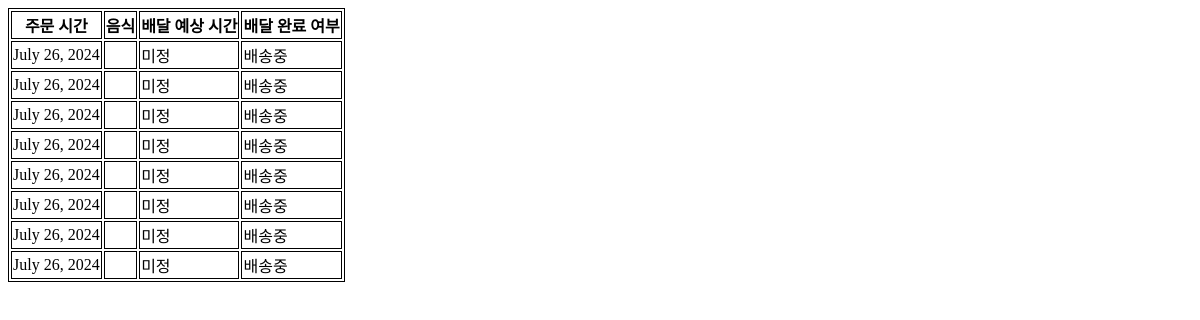
/order/order/, run on an earlier commit of the app's database.
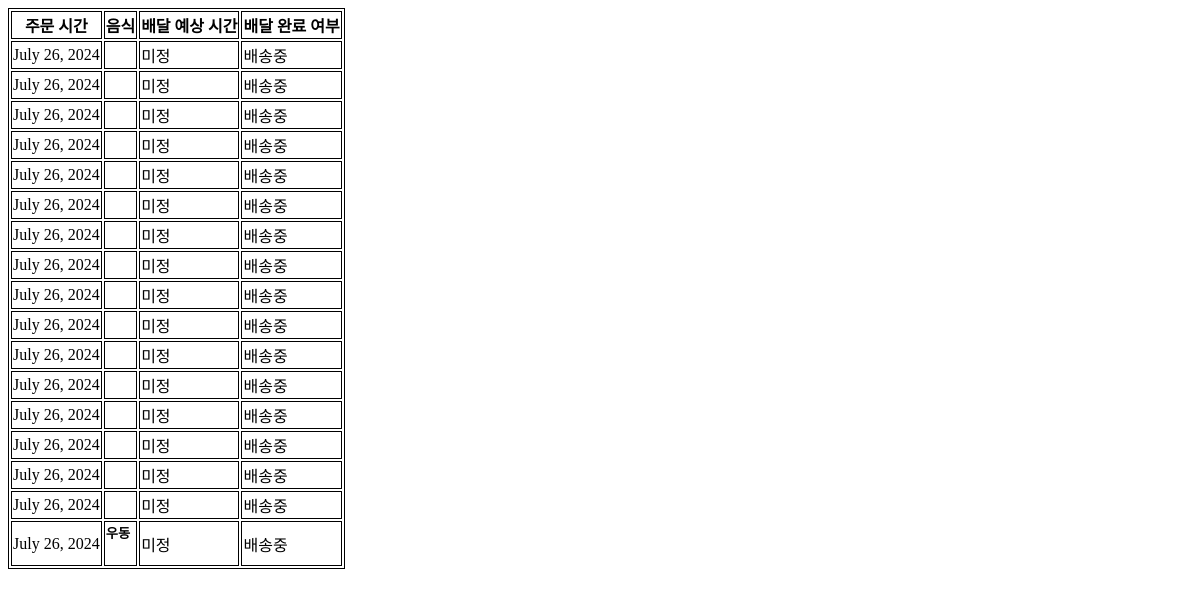
And on a later commit of the database.
### order/models.py (models this page shows)
class Order(models.Model):
    shop = models.ForeignKey(Shop, on_delete=models.CASCADE)
    order_date = models.DateField('date ordered')
    address = models.CharField(max_length=40)
    estimated_time = models.IntegerField(default=-1)
    deliver_finish = models.BooleanField(default=0)

class Orderfood(models.Model):
    order = models.ForeignKey(Order, on_delete=models.CASCADE)
    food_name = models.CharField(max_length=20)

### order/views.py (the view)
# urls.py: path('order/', include('order.urls')),
@csrf_exempt
def order(request):
    if request.method == 'POST':
        address = request.POST['address']
        shop = request.POST['shop']
        food_list = request.POST.getlist('menu')
        order_date = timezone.now()
        shop_item = Shop.objects.get(pk=int(shop))
        shop_item.order_set.create(address= address,order_date=order_date,shop=int(shop))
        order_item = Order.objects.get(pk = shop_item.order_set.latest('id').id)
        for food in food_list:
            order_item.orderfood_set.create(food_name = food)
        return render(request, 'order/success.html')
    elif request.method =='GET':
        order_list = Order.objects.all()
        return render(request, 'order/order_list.html', {'order_list':order_list})

### order/templates/order/order_list.html
<table style="border: 1px solid black;">
    <tr style="border: 1px solid black;">
        <th style="border: 1px solid black;">주문 시간</th>
        <th style="border: 1px solid black;">음식</th>
        <th style="border: 1px solid black;">배달 예상 시간</th>
        <th style="border: 1px solid black;">배달 완료 여부</th>
    </tr>
    {% for order in order_list %}
    <tr style="border: 1px solid black;">
        <td style="border: 1px solid black;">
            {{ order.order_date }}
        </td>
        <td style="border: 1px solid black;">
            {% for food in order.orderfood_set.all %}
                <h5> {{food.food_name}}</h5>
            {% endfor %}
        </td>
        <td style="border: 1px solid black;">
            {% if order.estimated_time == -1 %}
                미정
            {% else %}
                {{order.estimated_time}}
            {% endif %}
        </td>
        <td style="border: 1px solid black;">
            {% if order.deliver_finish == 0 %}
                배송중
            {% else %}
                완료
            {% endif %}
        </td>
    </tr>
    {% endfor %}
</table>

What changed in the data, as far as the page shows it:
added Order: order_date "July 26, 2024", estimated_time "미정", deliver_finish "배송중"
added Order: order_date "July 26, 2024", estimated_time "미정", deliver_finish "배송중"
added Order: order_date "July 26, 2024", estimated_time "미정", deliver_finish "배송중"
added Order: order_date "July 26, 2024", estimated_time "미정", deliver_finish "배송중"
added Order: order_date "July 26, 2024", estimated_time "미정", deliver_finish "배송중"
added Order: order_date "July 26, 2024", estimated_time "미정", deliver_finish "배송중"
added Order: order_date "July 26, 2024", estimated_time "미정", deliver_finish "배송중"
added Order: order_date "July 26, 2024", estimated_time "미정", deliver_finish "배송중"
added Order: order_date "July 26, 2024", estimated_time "미정", deliver_finish "배송중"
added Orderfood: food_name "우동"
